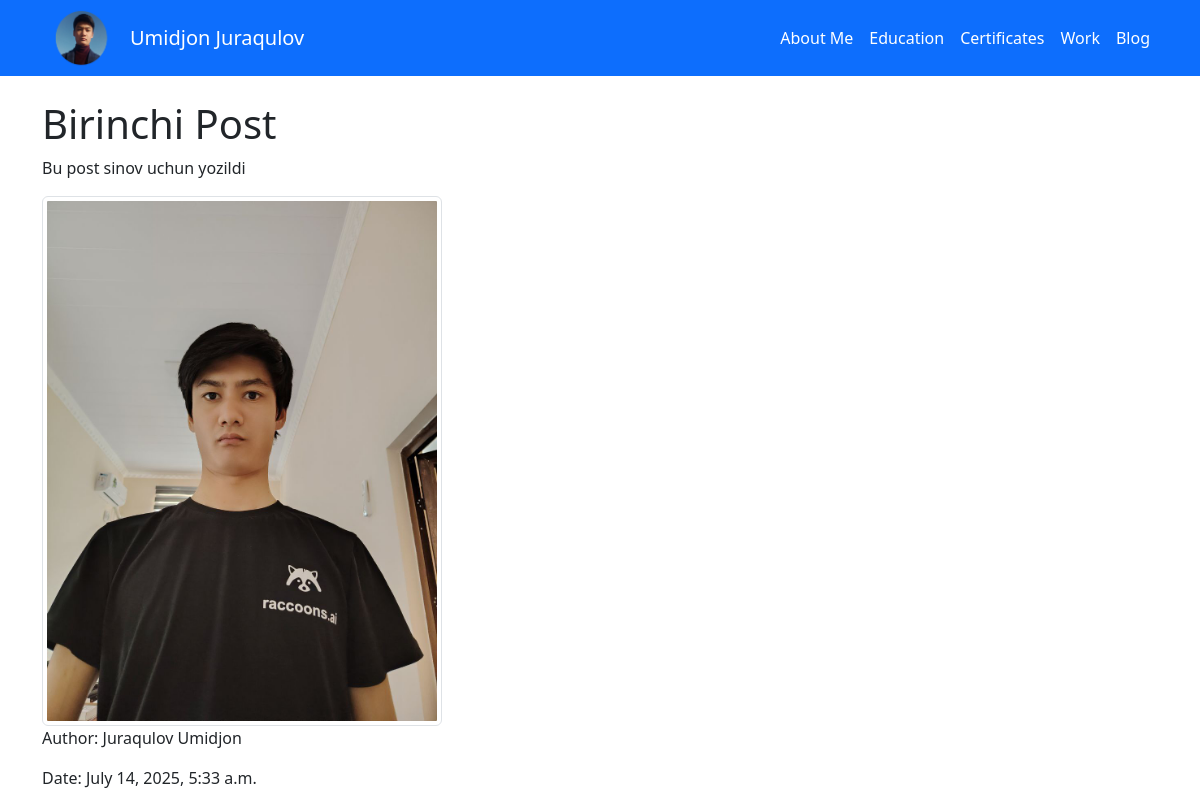
Page /blog/1/ on the committed database.
### blog/models.py (models this page shows)
class post(models.Model):
    title = models.CharField(max_length=250)
    body = models.TextField()
    date = models.DateTimeField(auto_now_add=True)
    author = models.CharField(max_length=200)
    image = models.ImageField(upload_to='media/',blank=True, null=True)

### blog/views.py (the view)
# urls.py: path('blog/<int:id>/', views.blog_detail, name='blog_detail'),
def blog_detail(request, id):
    article = post.objects.get(id=id)
    return render(request, 'blog_detail.html', {'article': article})

### templates/blog_detail.html
{% extends 'base.html'%}
{% block content %}
<h1 class="">{{ article.title }}</h1>
<p>{{article.body}}</p>
{% if article.image %}
<img src="{{ article.image.url }}" class="img-thumbnail" alt="Maqola rasmi" width="400" height="400">
{% endif %}
<p>Author: {{ article.author }}</p>
<p>Date: {{ article.date }}</p>
{% endblock %}

### templates/base.html (shortened to what this page needs)
<!DOCTYPE html>
<html lang="uz">
<head>
    <link href="https://cdn.jsdelivr.net/npm/bootstrap@5.3.3/dist/css/bootstrap.min.css" rel="stylesheet">
</head>
<body>
    <nav class="navbar navbar-expand-lg navbar-dark bg-primary mb-4">
        <div class="container">
            <img src="{{ media_url }}/umid_image (2).png" alt="Logo" width="80" height="60" class="rounded-circle me-2">
            <a class="navbar-brand me-auto" href="#">Umidjon Juraqulov</a>
            <div class="collapse navbar-collapse" id="navbarNav">
                <ul class="navbar-nav ms-auto">
                    <li class="nav-item">
                        <a class="nav-link text-white" href="{% url 'home' %}">About Me</a>
                    </li>
                    <li class="nav-item">
                        <a class="nav-link text-white" href="{% url 'education' %}">Education</a>
                    </li>
                    <li class="nav-item">
                        <a class="nav-link text-white" href="{% url 'certificates' %}">Certificates</a>
                    </li>
                    <li class="nav-item">
                        <a class="nav-link text-white" href="{% url 'work' %}">Work</a>
                    </li>
                    <li class="nav-item">
                        <a class="nav-link text-white" href="{% url 'blog' %}">Blog</a>
                    </li>
                </ul>
            </div>
        </div>
    </nav>
    <div class="container">
        {% block content %}
        {% endblock %}
    </div>
</body>
</html>

### rows in the picture
post: title "Birinchi Post", body "Bu post sinov uchun yozildi", image (picture), author "Juraqulov Umidjon", date "July 14, 2025, 5:33 a.m."
